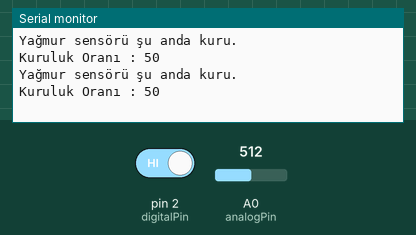
Simulated run of this sketch. Board: Arduino Uno, built with avr-gcc and run on an emulated ATmega328P. On the bench: the last lines printed to the serial monitor. The test bench sets the inputs (shaded band); at power-on: pin 2 (digitalPin) HIGH, A0 (analogPin) = 512.

Above: at 2.8 s.
2.9 s: pin 2 (digitalPin) driven LOW
At 4.8 s:
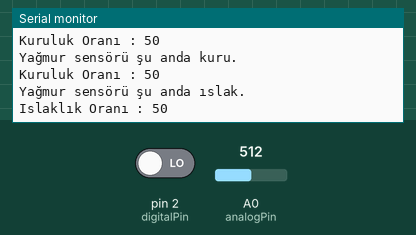
5.6 s: A0 (analogPin) set to 716
At 6.8 s:
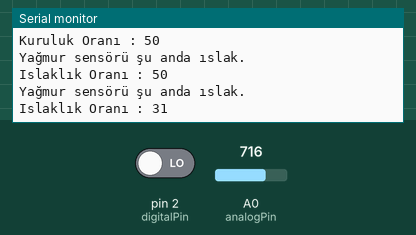
8.3 s: A0 (analogPin) set to 900
At 10.6 s:
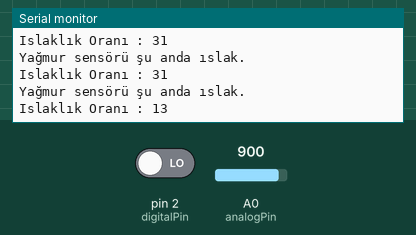
11.0 s: pin 2 (digitalPin) driven HIGH
At 12.4 s:
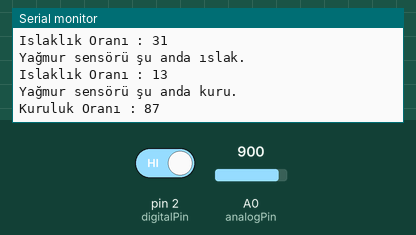
Timing chart, 0 to 14.0 s (numbered marks = the images above; inputs shaded):
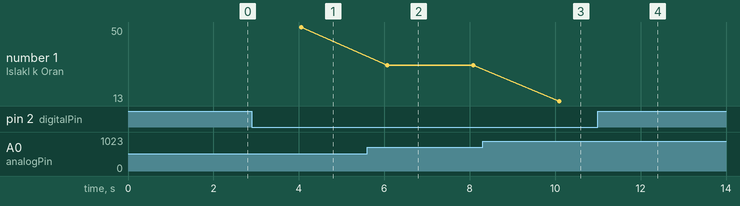

Measured:
- after the input at 2.9 s, the serial monitor: prints a new line after 1.1 s (image 1)
- after the input at 5.6 s, the serial monitor: prints a new line after 0.47 s (image 2)
- after the input at 8.3 s, the serial monitor: prints a new line after 1.8 s (image 3)
- after the input at 11.0 s, the serial monitor: prints a new line after 1.1 s (image 4)
- plotted number 1: 50 → 31 after the input at 5.6 s, 31 → 13 after the input at 8.3 s

The sketch:

rain.ino
```cpp
const int digitalPin = 2;
const int analogPin = A0;
int analogDeger;

void setup()
{
  pinMode(digitalPin, INPUT);
  pinMode(analogPin, INPUT);
  Serial.begin(9600);
}

void loop()
{
analogDeger = analogRead(analogPin);
analogDeger = map(analogDeger,0,1024,0,100);
if(digitalRead(digitalPin) == LOW)
  {
    Serial.println("Yağmur sensörü şu anda ıslak.");
    Serial.print("Islaklık Oranı : ");
    Serial.println(100-(analogDeger));
    Serial.println("");
    delay(10);
  }
else
  {
    Serial.println("Yağmur sensörü şu anda kuru.");
    Serial.print("Kuruluk Oranı : ");
    Serial.println(analogDeger);
    Serial.println("");
    delay(10);
  }

  delay(2000);
}
```
